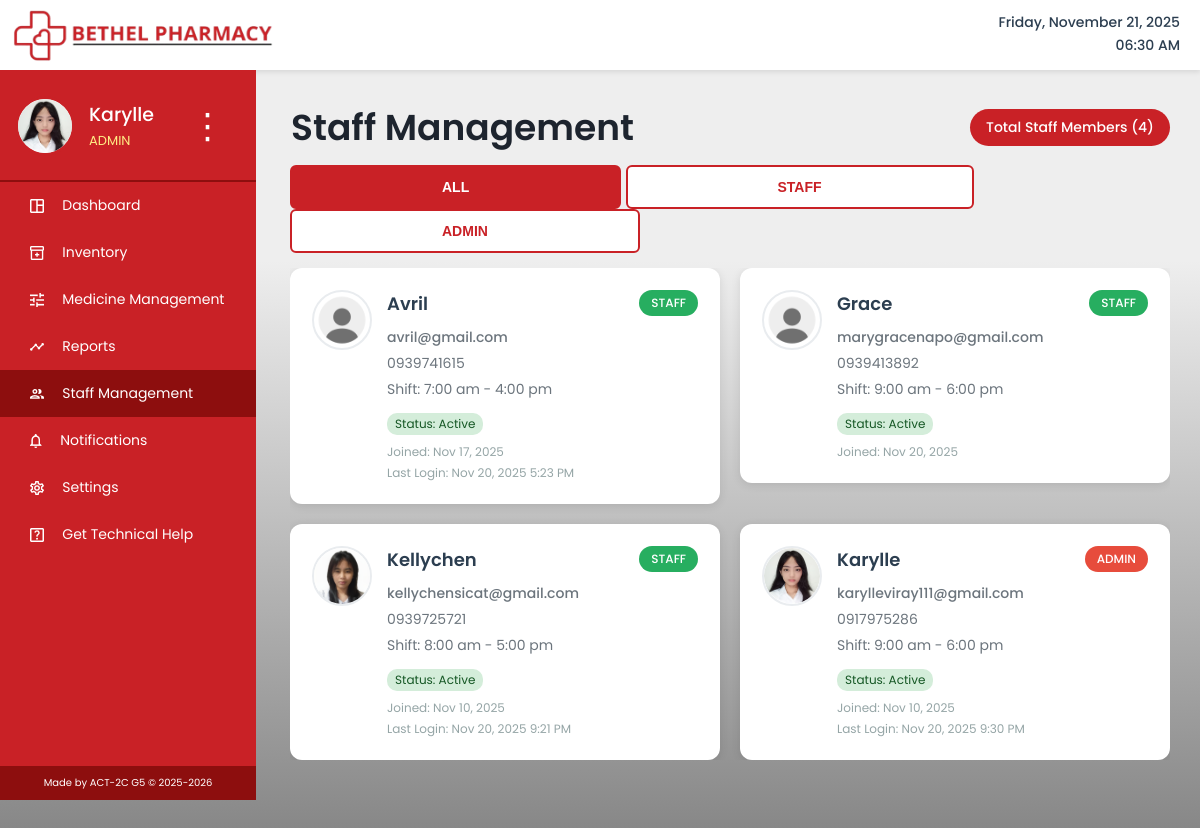
The app's page /staff_management.php (signed in) with its own data.
### tables this page shows
CREATE TABLE `users` (
  `id` int(11) NOT NULL,
  `username` varchar(50) NOT NULL,
  `first_name` varchar(100) DEFAULT NULL,
  `last_name` varchar(100) DEFAULT NULL,
  `email` varchar(100) NOT NULL,
  `phone` varchar(20) DEFAULT NULL,
  `profile_picture` varchar(255) DEFAULT NULL,
  `role` enum('admin','staff') DEFAULT 'staff',
  `password` varchar(255) NOT NULL,
  `created_at` timestamp NOT NULL DEFAULT current_timestamp(),
  `last_login` timestamp NULL DEFAULT NULL,
  `status` enum('active','inactive') DEFAULT 'active',
  `reset_token` varchar(64) DEFAULT NULL,
  `reset_expiry` datetime DEFAULT NULL
);

### staff_management.php (the view, shortened to what this page needs)
<?php
$conn = new mysqli("localhost", "root", "", "bethel_pharmacy");
$user_id = $_SESSION['user_id'];
$query = $conn->prepare("SELECT * FROM users WHERE id = ?");
$query->bind_param("i", $user_id);
$query->execute();
$user = $query->get_result()->fetch_assoc();
$staff_query = $conn->prepare("SELECT id, username, role, email, status, created_at, last_login, profile_picture FROM users ORDER BY role DESC, username ASC");$staff_query->execute();
$staff_result = $staff_query->get_result();
$staff_members = [];
while ($row = $staff_result->fetch_assoc()) {
    $row['shift_time'] = generateShiftTime($row['username']);
    $row['phone'] = generateMockPhone($row['username']);
    $staff_members[] = $row;
}
function generateShiftTime($username) {
    $shifts = [
        '8:00 am - 5:00 pm',
        '9:00 am - 6:00 pm',
        '7:00 am - 4:00 pm',
        '8:00 am - 5:00 pm',
        '9:00 am - 6:00 pm',
        '7:00 am - 4:00 pm'
    ];
    return $shifts[crc32($username) % count($shifts)];
}
function generateMockPhone($username) {
    $prefixes = ['0912', '0917', '0927', '0939', '0947', '0950', '0961', '0977', '0989', '0999'];
    $prefix = $prefixes[crc32($username) % count($prefixes)];
    $suffix = str_pad(rand(0, 999999), 6, '0', STR_PAD_LEFT);
    return $prefix . $suffix;
}
$current_date = date('l, F j, Y');
$current_time = date('h:i A');
?>
<!DOCTYPE html>
<html lang="en">
<head>
    <link rel="stylesheet" href="css/base.css">
    <link rel="stylesheet" href="css/header.css">
    <link rel="stylesheet" href="css/sidebar.css">
    <link rel="stylesheet" href="css/staff_management.css">
</head>
<body>
    <header class="header">
        <img src="assets/bethel_logo.png" alt="Bethel Pharmacy" class="logo">
        <div class="datetime">
            <div><?php echo $current_date; ?></div>
            <div><?php echo $current_time; ?></div>
        </div>
    </header>
    <nav class="sidebar">
        <div class="profile-container">
            <div class="profile-image">
                <?php if (isset($user['profile_picture']) && $user['profile_picture'] && file_exists($user['profile_picture'])): ?>
                    <img src="<?php echo $user['profile_picture']; ?>" alt="Profile">
                <?php else: ?>
                    <img src="assets/user.png" alt="User Profile">
                <?php endif; ?>
            </div>
            <div class="profile-info">
                <div class="profile-username"><?php echo htmlspecialchars($_SESSION['username']); ?></div>
                <div class="profile-role"><?php echo ucfirst($_SESSION['role']); ?></div>
            </div>
            <div class="profile-menu" onclick="this.nextElementSibling.classList.toggle('show')">&vellip;</div>
        </div>
        <div class="nav-buttons">
                <a href="admin_dashboard.php" class="nav-button"><img src="assets/dashboard.png" alt="">Dashboard</a>
                <a href="inventory.php" class="nav-button"><img src="assets/inventory.png" alt="">Inventory</a>
                <a href="medicine_management.php" class="nav-button"><img src="assets/management.png" alt="">Medicine Management</a>
                <a href="reports.php" class="nav-button"><img src="assets/reports.png" alt="">Reports</a>
                <a href="staff_management.php" class="nav-button active"><img src="assets/staff.png" alt="">Staff Management</a>
                <a href="notifications.php" class="nav-button"><img src="assets/notifs.png" alt="">Notifications</a>
                <a href="settings.php" class="nav-button "><img src="assets/settings.png" alt="">Settings</a>
                <a href="help.php" class="nav-button "><img src="assets/help.png" alt="">Get Technical Help</a>
        </div>
        <div class="sidebar-credits">Made by ACT-2C G5 © 2025-2026</div>
    </nav>
    <main class="staff-management-container">
        <div class="staff-header">
            <h2>Staff Management</h2>
            <div class="staff-count">Total Staff Members (<?php echo count($staff_members); ?>)</div>
        </div>
        <div class="staff-filters">
            <div class="filter-buttons">
                <button class="filter-btn active">ALL</button>
                <button class="filter-btn">STAFF</button>
                <button class="filter-btn">ADMIN</button>
            </div>
        </div>
        <div class="staff-grid-container">
            <div class="staff-grid">
                <?php foreach ($staff_members as $staff): ?>
                <div class="staff-card" onclick="openEditModal(<?php echo htmlspecialchars(json_encode($staff)); ?>)">
                    <div class="staff-profile-image">
                        <?php if (isset($staff['profile_picture']) && $staff['profile_picture'] && file_exists($staff['profile_picture'])): ?>
                            <img src="<?php echo $staff['profile_picture']; ?>" alt="<?php echo htmlspecialchars($staff['username']); ?>">
                        <?php else: ?>
                            <img src="assets/user.png" alt="<?php echo htmlspecialchars($staff['username']); ?>">
                        <?php endif; ?>
                    </div>
                    <div class="staff-content">
                        <div class="staff-header-row">
                            <div class="staff-name"><?php echo htmlspecialchars($staff['username']); ?></div>
                            <div class="staff-role-badge <?php echo strtolower($staff['role']); ?>"><?php echo ucfirst($staff['role']); ?></div>
                        </div>
                        <div class="staff-details">
                            <div class="staff-email"><?php echo htmlspecialchars($staff['email']); ?></div>
                            <?php if (!empty($staff['phone'])): ?>
                                <div class="staff-phone"><?php echo htmlspecialchars($staff['phone']); ?></div>
                            <?php endif; ?>
                            <?php if (!empty($staff['shift_time'])): ?>
                                <div class="staff-shift">Shift: <?php echo htmlspecialchars($staff['shift_time']); ?></div>
                            <?php endif; ?>
                            <div class="staff-status <?php echo strtolower($staff['status']); ?>">Status: <?php echo ucfirst($staff['status']); ?></div>
                            <div class="staff-joined">Joined: <?php echo date('M j, Y', strtotime($staff['created_at'])); ?></div>
                            <?php if (!empty($staff['last_login'])): ?>
                                <div class="staff-last-login">Last Login: <?php echo date('M j, Y g:i A', strtotime($staff['last_login'])); ?></div>
                            <?php endif; ?>
                        </div>
                    </div>
                </div>
                <?php endforeach; ?>
            </div>
        </div>
    </main>
</body>
</html>

### css/base.css (style rules this page uses)
* { margin: 0; padding: 0; box-sizing: border-box; }
html, body { margin: 0; padding: 0; height: 100%; }
body { font-family: 'Poppins', sans-serif; background: linear-gradient(180deg, #EEEEEE 30%, #808080 100%); min-height: 100vh; overflow: hidden; }

### css/header.css (style rules this page uses)
.header { display: flex; justify-content: space-between; align-items: center; padding-bottom: 2px; padding-right: 20px; background: white; box-shadow: 0 2px 5px rgba(0,0,0,0.1); }
.logo { width: 289px; height: 68px; object-fit: contain; }
.datetime { display: flex; flex-direction: column; align-items: flex-end; gap: 2px; font-family: 'Poppins', sans-serif; }
.datetime > div, .date-text, .time-text { font-size: 14px; color: #2c3e50; font-weight: 500; }

### css/sidebar.css (style rules this page uses)
.sidebar { width: 256px; min-height: calc(100vh - 70px); background: #C92126; position: fixed; top: 70px; left: 0; display: flex; flex-direction: column; }
.profile-container { width: 210px; height: 65px; position: absolute; top: 23px; left: 15px; display: flex; align-items: center; }
.profile-container .profile-image { width: 60px; height: 60px; border-radius: 50%; overflow: hidden; border: 3px solid #C92126; background: #f5f5f5; display: flex; align-items: center; justify-content: center; }
.profile-container .profile-image img { width: 100%; height: 100%; object-fit: cover; }
.profile-info { margin: 0 14px; flex: 1; }
.profile-username { font-weight: 500; font-size: 19px; color: white; margin-bottom: 2px; }
.profile-role { font-size: 13px; text-transform: uppercase; color: #FFEC85; }
.profile-menu { font-size: 35px; color: white; cursor: pointer; }
.nav-buttons { width: 100%; margin-top: 110px; border-top: 2px solid #8D0E0E; }
.nav-button { width: 100%; height: 47px; background: transparent; border: none; cursor: pointer; font-size: 14px; color: white; text-align: left; padding: 10px 10px 10px 0.8cm; display: flex; align-items: center; gap: 18px; transition: background 0.2s; text-decoration: none; pointer-events: auto; }
.nav-button:hover, .nav-button.active { background: #8D0E0E; pointer-events: none; cursor: default; }
.sidebar-credits { width: 256px; height: 34px; background: #8D0E0E; margin-top: auto; display: flex; align-items: center; justify-content: center; font-size: 10px; color: white; }

### records on screen
users: profile_picture (picture)
users: username "Avril", role "STAFF", email "avril@gmail.com", phone "0939741615", shift_time "7:00 am - 4:00 pm", status "Active", created_at "Nov 17, 2025", last_login "Nov 20, 2025 5:23 PM"
users: username "Grace", role "STAFF", email "marygracenapo@gmail.com", phone "0939413892", shift_time "9:00 am - 6:00 pm", status "Active", created_at "Nov 20, 2025"
users: profile_picture (picture), username "Kellychen", role "STAFF", email "kellychensicat@gmail.com", phone "0939725721", shift_time "8:00 am - 5:00 pm", status "Active", created_at "Nov 10, 2025", last_login "Nov 20, 2025 9:21 PM"

### other values on screen
$_SESSION['username'] "Karylle"
$_SESSION['role'] "ADMIN"
count($staff_members) "4"
$staff['username'] "Karylle"
$staff['role'] "ADMIN"
$staff['email'] "karylleviray111@gmail.com"
$staff['phone'] "0917975286"
$staff['shift_time'] "9:00 am - 6:00 pm"
$staff['status'] "Active"
date('M j, Y', strtotime($staff['created_at'])) "Nov 10, 2025"
date('M j, Y g:i A', strtotime($staff['last_login'])) "Nov 20, 2025 9:30 PM"
